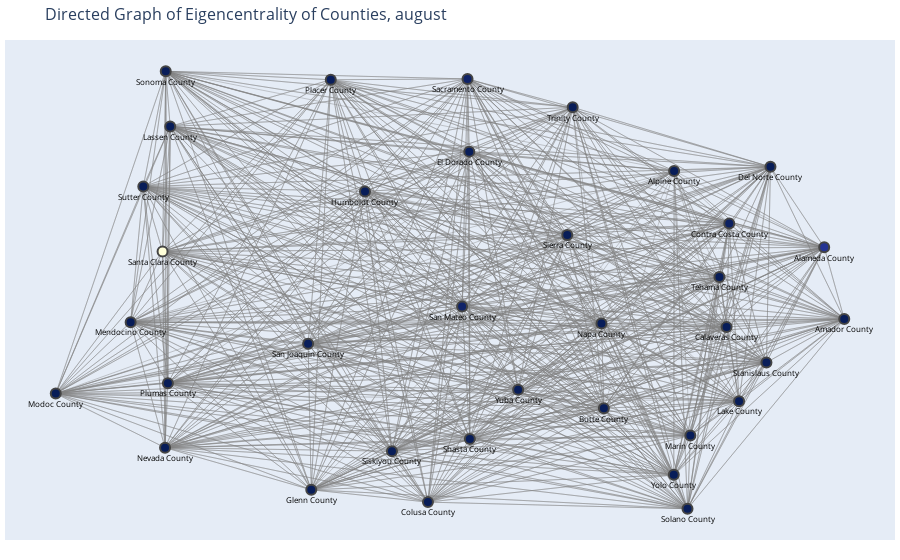

Notebook code cell kept with this figure:
### Code cell
plot_centrality(pre_august_merged_df, 'august')

### Figure 1 — Plotly figure (JSON) as saved in the notebook; plotly's stock layout.template omitted (floating-point values rounded to 4 significant figures; data arrays with more than 128 entries replaced by an {"elided": "..."} marker saying what was removed)
{"data": [{"hoverinfo": "none", "line": {"color": "gray", "width": 0.4}, "mode": "lines", "type": "scatter", "x": {"elided": "3552 float values"}, "y": {"elided": "3552 float values"}}, {"hoverinfo": "text", "marker": {"color": {"elided": "1184 float values"}, "colorbar": {"thickness": 5, "title": {"side": "right", "text": "Eigencentrality of Counties"}, "xanchor": "left"}, "colorscale": [[0, "rgb(255,255,217)"], [0.125, "rgb(237,248,177)"], [0.25, "rgb(199,233,180)"], [0.375, "rgb(127,205,187)"], [0.5, "rgb(65,182,196)"], [0.625, "rgb(29,145,192)"], [0.75, "rgb(34,94,168)"], [0.875, "rgb(37,52,148)"], [1, "rgb(8,29,88)"]], "line": {"width": 2}, "reversescale": true, "showscale": false, "size": 10}, "mode": "markers+text", "text": {"elided": "1184 str values"}, "textfont": {"color": "black", "size": 8}, "textposition": "bottom center", "type": "scatter", "x": [0.7656, 0.4297, 0.8105, 0.2725, 0.5472, -0.1212, 0.5531, 0.6453, -0.02871, -0.3824, -0.2621, 0.575, -0.698, 0.4661, -0.7866, -0.9542, 0.2672, -0.7096, -0.3387, -0.7032, -0.03263, -0.3894, -0.04482, -0.7151, -0.02743, 0.1906, -0.2018, 0.4597, -0.7081, 0.6364, -0.7583, 0.5312, 0.2027, 0.429, 0.08059], "y": [0.2393, 0.5695, -0.07068, -0.4564, -0.1051, -0.8616, 0.3419, 0.5869, 0.6527, -0.8084, 0.4808, -0.4255, 0.7615, -0.5735, -0.08405, -0.3925, -0.08969, -0.6263, 0.9632, -0.3477, 0.9667, -0.1771, -0.01656, 0.2211, -0.5887, 0.2926, -0.6416, -0.8902, 1, -0.2582, 0.5021, 0.1107, 0.8443, -0.7437, -0.3759]}], "layout": {"annotations": [{"showarrow": false, "text": "", "x": 0.005, "xref": "paper", "y": -0.002, "yref": "paper"}], "hovermode": "closest", "margin": {"b": 20, "l": 5, "r": 5, "t": 40}, "showlegend": false, "title": {"font": {"size": 16}, "text": "Directed Graph of Eigencentrality of Counties, august"}, "xaxis": {"showgrid": false, "showticklabels": false, "zeroline": false}, "yaxis": {"showgrid": false, "showticklabels": false, "zeroline": false}}}
